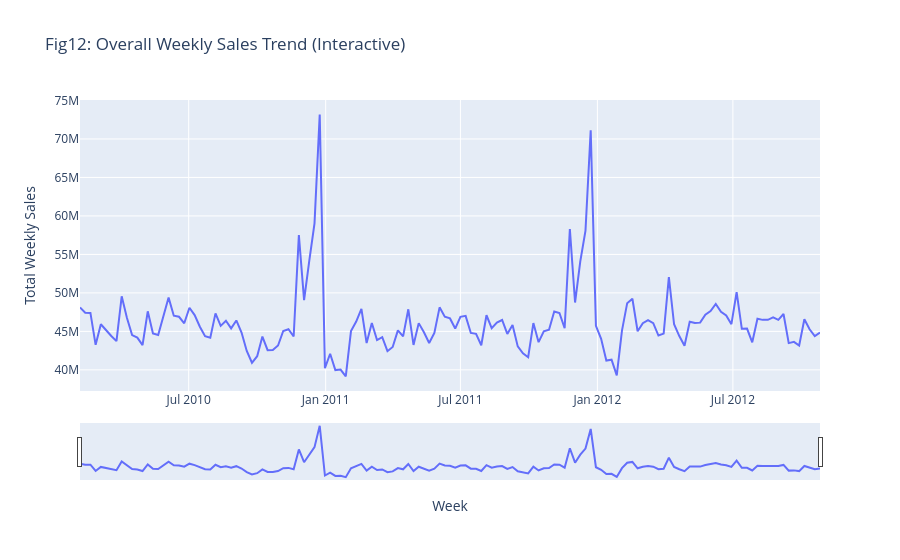

The notebook cell this image was saved under:
### Markdown cell above
## Trend Analysis

### Code cell
# investigate overall weekly sales trend
weekly = df.groupby('Date', as_index=False)['Weekly_Sales'].sum()
fig = px.line(
    weekly,
    x='Date',
    y='Weekly_Sales',
    title='Fig12: Overall Weekly Sales Trend (Interactive)',
    labels={'Weekly_Sales': 'Total Weekly Sales', 'Date': 'Week'}
)
fig.update_xaxes(rangeslider_visible=True)
fig.show()

### Figure 1 — Plotly figure (JSON) as saved in the notebook; plotly's stock layout.template omitted (floating-point values rounded to 4 significant figures; data arrays with more than 128 entries replaced by an {"elided": "..."} marker saying what was removed)
{"data": [{"hovertemplate": "Week=%{x}<br>Total Weekly Sales=%{y}<extra></extra>", "legendgroup": "", "line": {"color": "#636efa", "dash": "solid"}, "marker": {"symbol": "circle"}, "mode": "lines", "name": "", "orientation": "v", "showlegend": false, "type": "scatter", "x": {"elided": "143 str values"}, "xaxis": "x", "y": {"elided": "143 float values"}, "yaxis": "y"}], "layout": {"legend": {"tracegroupgap": 0}, "title": {"text": "Fig12: Overall Weekly Sales Trend (Interactive)"}, "xaxis": {"anchor": "y", "domain": [0, 1], "rangeslider": {"visible": true}, "title": {"text": "Week"}}, "yaxis": {"anchor": "x", "domain": [0, 1], "title": {"text": "Total Weekly Sales"}}}}
